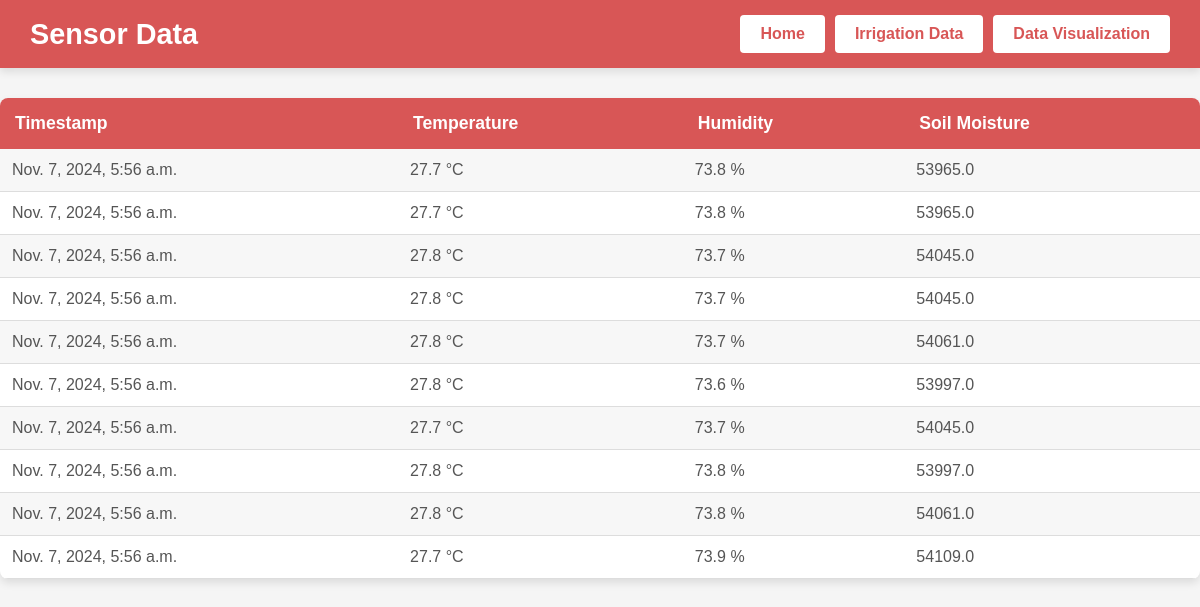
The app's page /sensor/data/, older data.
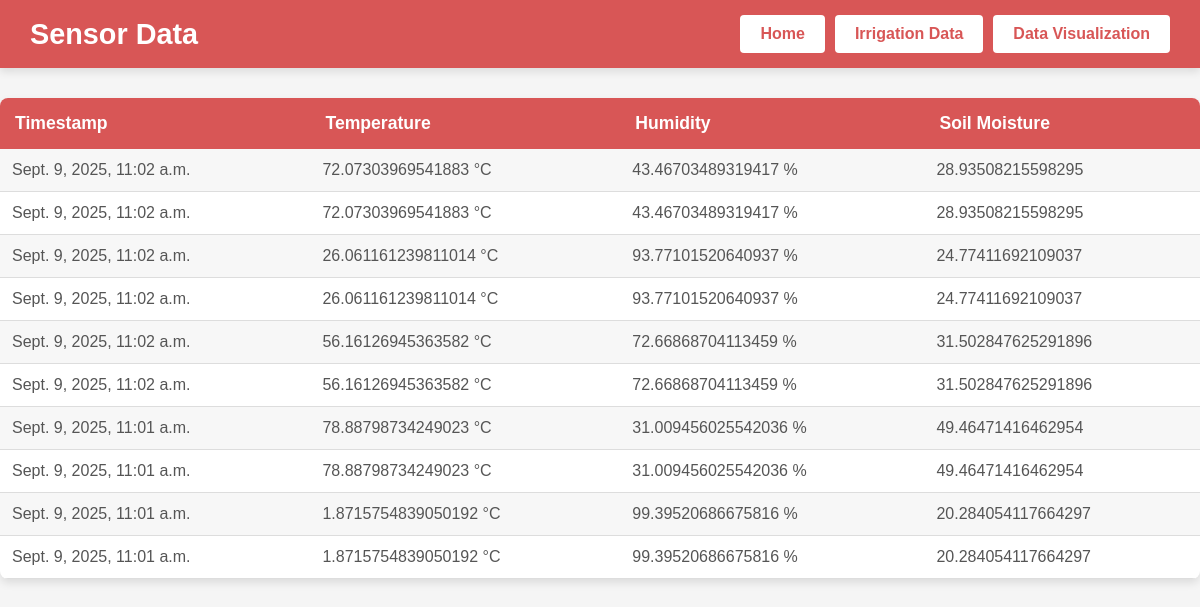
The same page, newer data.
### sensor_data/models.py (models this page shows)
class SensorData(models.Model):
    temperature = models.FloatField()
    humidity = models.FloatField()
    soil_moisture = models.FloatField(default=0.0)  # Độ ẩm đất
    timestamp = models.DateTimeField(auto_now_add=True)

### sensor_data/views.py (the view)
# urls.py: path('data/', sensor_data_view, name='sensor_data_view'),
def sensor_data_view(request):
    data = SensorData.objects.all().order_by('-timestamp')[:10]
    return render(request, 'data.html', {'data': data})

### sensor_data/templates/data.html (shortened to what this page needs)
<!DOCTYPE html>
<html lang="en">
<head>
</head>
<header>
    <h1>Sensor Data</h1>
    <nav>
        <a href="{% url 'home' %}">Home</a>
        <a href="{% url 'irrigation_view' %}">Irrigation Data</a>
        <a href="{% url 'data_visualization' %}">Data Visualization</a>
    </nav>
</header>
<body>
    <table>
        <tr>
            <th>Timestamp</th>
            <th>Temperature</th>
            <th>Humidity</th>
            <th>Soil Moisture</th>
        </tr>
        {% for item in data %}
        <tr>
            <td>{{ item.timestamp }}</td>
            <td>{{ item.temperature }} °C</td>
            <td>{{ item.humidity }} %</td>
            <td>{{ item.soil_moisture }} </td>
        </tr>
        {% endfor %}
    </table>
</body>
</html>

Row changes from the older to the newer data that the page shows:
no longer on this page (row unchanged): SensorData: timestamp "Nov. 7, 2024, 5:56 a.m.", temperature "27.7", humidity "73.8", soil_moisture "53965.0"
no longer on this page (row unchanged): SensorData: timestamp "Nov. 7, 2024, 5:56 a.m.", temperature "27.7", humidity "73.8", soil_moisture "53965.0"
no longer on this page (row unchanged): SensorData: timestamp "Nov. 7, 2024, 5:56 a.m.", temperature "27.8", humidity "73.7", soil_moisture "54045.0"
no longer on this page (row unchanged): SensorData: timestamp "Nov. 7, 2024, 5:56 a.m.", temperature "27.8", humidity "73.7", soil_moisture "54045.0"
no longer on this page (row unchanged): SensorData: timestamp "Nov. 7, 2024, 5:56 a.m.", temperature "27.8", humidity "73.7", soil_moisture "54061.0"
no longer on this page (row unchanged): SensorData: timestamp "Nov. 7, 2024, 5:56 a.m.", temperature "27.8", humidity "73.6", soil_moisture "53997.0"
no longer on this page (row unchanged): SensorData: timestamp "Nov. 7, 2024, 5:56 a.m.", temperature "27.7", humidity "73.7", soil_moisture "54045.0"
no longer on this page (row unchanged): SensorData: timestamp "Nov. 7, 2024, 5:56 a.m.", temperature "27.8", humidity "73.8", soil_moisture "53997.0"
no longer on this page (row unchanged): SensorData: timestamp "Nov. 7, 2024, 5:56 a.m.", temperature "27.8", humidity "73.8", soil_moisture "54061.0"
no longer on this page (row unchanged): SensorData: timestamp "Nov. 7, 2024, 5:56 a.m.", temperature "27.7", humidity "73.9", soil_moisture "54109.0"
added SensorData: timestamp "Sept. 9, 2025, 11:02 a.m.", temperature "72.07303969541883", humidity "43.46703489319417", soil_moisture "28.93508215598295"
added SensorData: timestamp "Sept. 9, 2025, 11:02 a.m.", temperature "72.07303969541883", humidity "43.46703489319417", soil_moisture "28.93508215598295"
added SensorData: timestamp "Sept. 9, 2025, 11:02 a.m.", temperature "26.061161239811014", humidity "93.77101520640937", soil_moisture "24.77411692109037"
added SensorData: timestamp "Sept. 9, 2025, 11:02 a.m.", temperature "26.061161239811014", humidity "93.77101520640937", soil_moisture "24.77411692109037"
added SensorData: timestamp "Sept. 9, 2025, 11:02 a.m.", temperature "56.16126945363582", humidity "72.66868704113459", soil_moisture "31.502847625291896"
added SensorData: timestamp "Sept. 9, 2025, 11:02 a.m.", temperature "56.16126945363582", humidity "72.66868704113459", soil_moisture "31.502847625291896"
added SensorData: timestamp "Sept. 9, 2025, 11:01 a.m.", temperature "78.88798734249023", humidity "31.009456025542036", soil_moisture "49.46471416462954"
added SensorData: timestamp "Sept. 9, 2025, 11:01 a.m.", temperature "78.88798734249023", humidity "31.009456025542036", soil_moisture "49.46471416462954"
added SensorData: timestamp "Sept. 9, 2025, 11:01 a.m.", temperature "1.8715754839050192", humidity "99.39520686675816", soil_moisture "20.284054117664297"
added SensorData: timestamp "Sept. 9, 2025, 11:01 a.m.", temperature "1.8715754839050192", humidity "99.39520686675816", soil_moisture "20.284054117664297"
